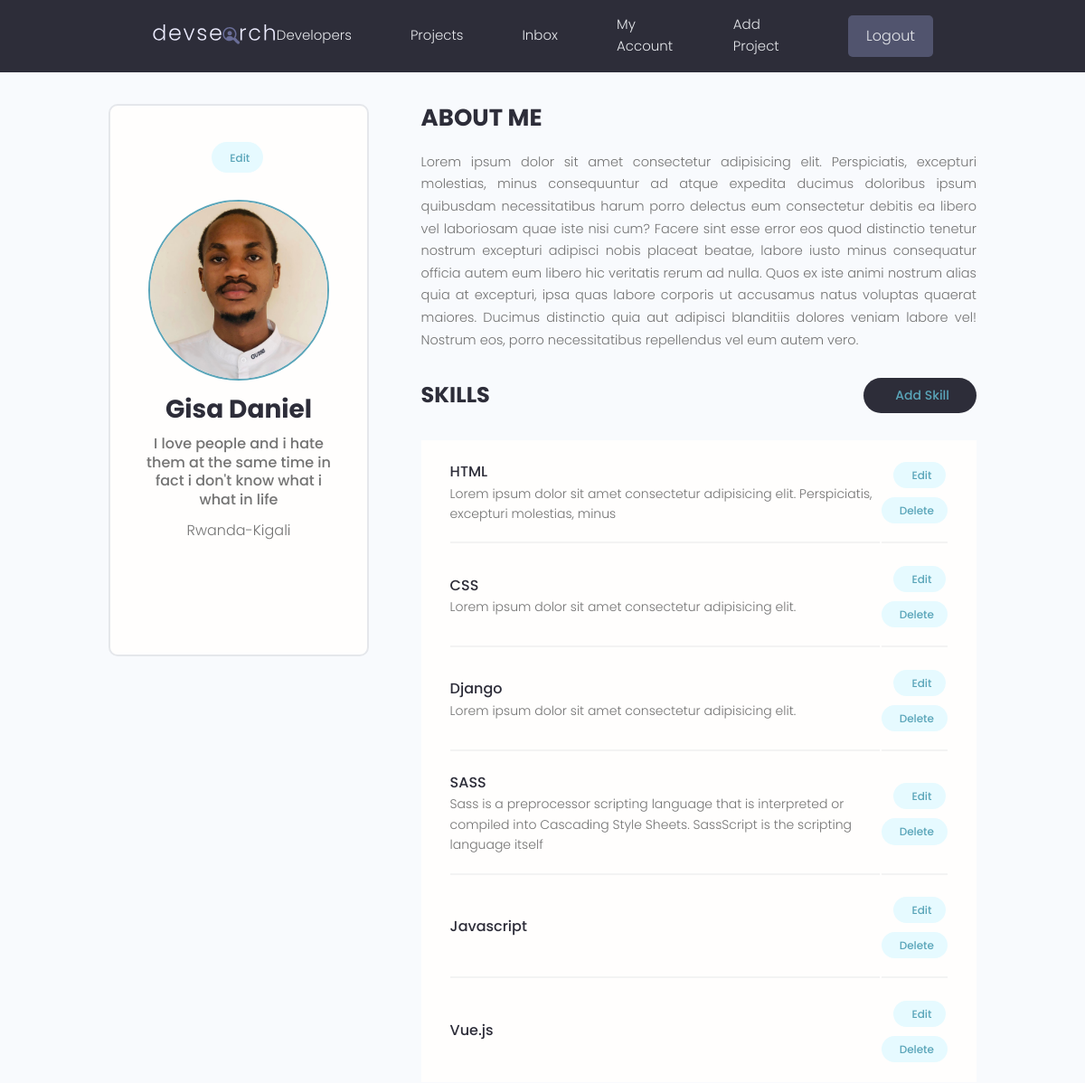
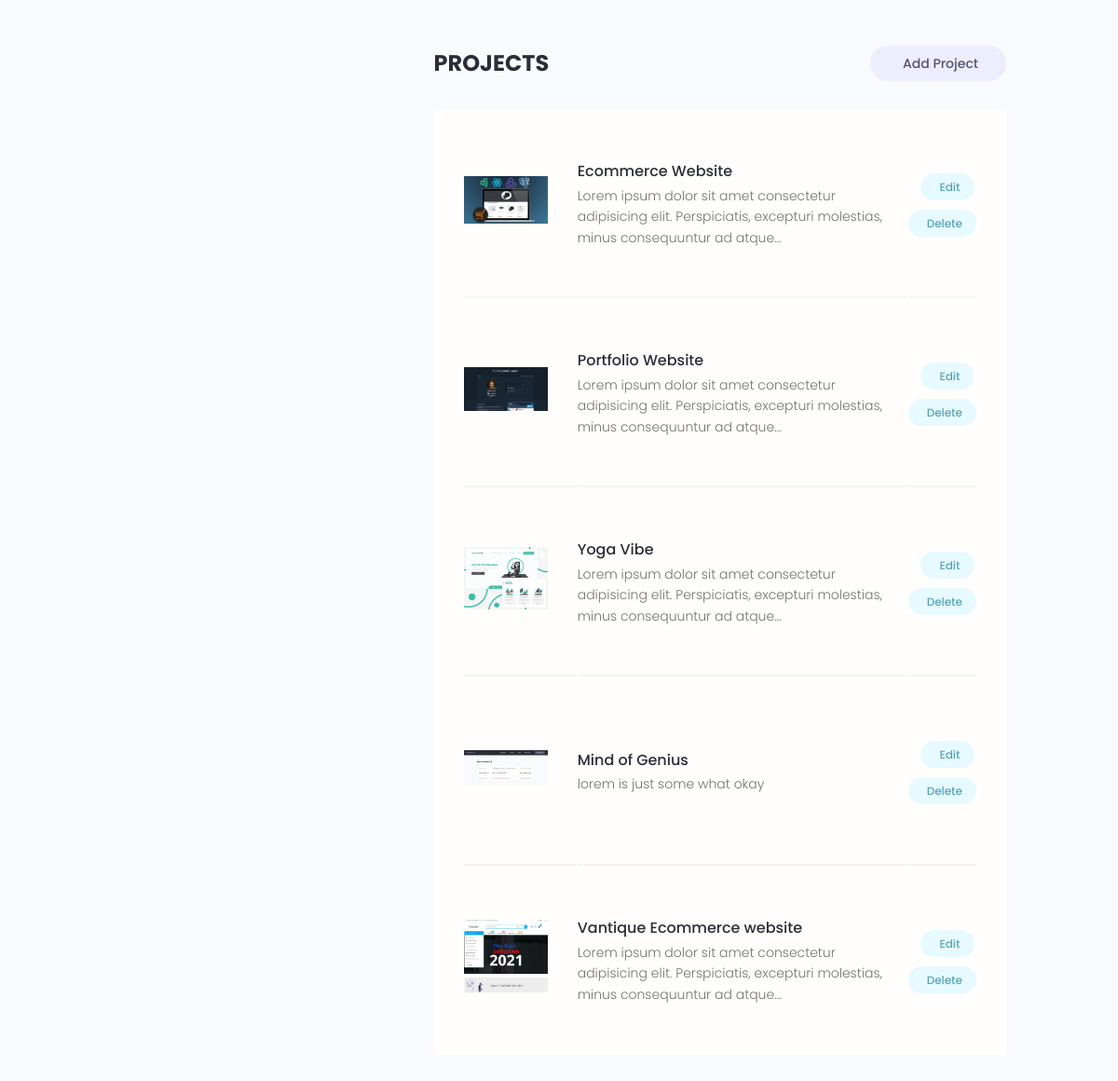
The app's page /account/ (signed in) with its own data (2 pictures, top to bottom).
### users/models.py (models this page shows, shortened)
class Profile(models.Model):
    user = models.OneToOneField(User, on_delete=models.CASCADE, null=True, blank=True)
    first_name = models.CharField(max_length=200, blank=True, null=True)
    last_name = models.CharField(max_length=200, blank=True, null=True)
    username = models.CharField(max_length=200, blank=True, null=True)
    location = models.CharField(max_length=200, blank=True, null=True)
    email = models.EmailField(max_length=400, blank=True, null=True)
    short_intro = models.CharField(max_length=400, blank=True, null=True)
    bio = models.TextField(blank=True, null=True)
    profile_image = models.ImageField(null=True, upload_to='user_profile', default='user_profile/user-default.png')
    social_github = models.CharField(max_length=200, blank=True, null=True)
    social_twitter = models.CharField(max_length=200, blank=True, null=True)
    social_linkedin = models.CharField(max_length=200, blank=True, null=True)
    social_website = models.CharField(max_length=200, blank=True, null=True)
    created = models.DateTimeField(auto_now_add=True)
    id = models.UUIDField(default=uuid.uuid4, unique=True, primary_key=True, editable=False)

class Skill(models.Model):
    owner = models.ForeignKey(Profile, on_delete=models.CASCADE, null=True, blank=True)
    name = models.CharField(max_length=200, blank=True, null=True)
    description = models.TextField(blank=True, null=True)
    created = models.DateTimeField(auto_now_add=True)
    id = models.UUIDField(default=uuid.uuid4, unique=True, primary_key=True, editable=False)
    def __str__(self):
        return str(self.name)

### projects/models.py (models this page shows, shortened)
class Project(models.Model):
    owner = models.ForeignKey(Profile, null=True, blank=True, on_delete=models.SET_NULL)
    title = models.CharField(max_length=200)
    description = models.TextField(null=True, blank=True)
    featured_image = models.ImageField(null=True, default='default.png', blank=True, upload_to='project_images')
    demo_link = models.CharField(max_length=2000, null=True, blank=True)
    source_link = models.CharField(max_length=2000, null=True, blank=True)
    created = models.DateTimeField(auto_now_add=True)
    vote_total = models.IntegerField(default=0, null=True, blank=True)
    vote_ratio = models.IntegerField(default=0, null=True, blank=True)
    id = models.UUIDField(default=uuid.uuid4, unique=True, primary_key=True, editable=False)
    tags = models.ManyToManyField('Tag', blank=True)
    class Meta:
        ordering = ['-vote_ratio', '-vote_total', 'title']

### users/views.py (the view)
# urls.py: path('account/', views.user_account, name='account'),
@login_required(login_url='users:login')
def user_account(request):
    profile = request.user.profile
    context = {'profile': profile}
    return render(request, 'users/account.html', context)

### users/templates/users/account.html (shortened to what this page needs)
{% extends 'base.html' %}
{% block content %}
    <main class="settingsPage profile my-md">
        <div class="container">
            <div class="layout">
                <div class="column column--1of3">
                    <div class="card text-center">
                        <div class="card__body dev">
                            <a class="tag tag--pill tag--main settings__btn" href="{% url 'users:edit_account' %}">
                                Edit</a>
                            <img class="avatar avatar--xl dev__avatar" src="{{ profile.profile_image.url }}"/>
                            <h2 class="dev__name">{{ profile.fist_name }} {{ profile.last_name }}</h2>
                            <p class="dev__title">{{ profile.short_intro }}</p>
                            <p class="dev__location">{{ profile.location }}</p>
                            <ul class="dev__social">
                            </ul>
                        </div>
                    </div>
                </div>
                <div class="column column--2of3">
                    <div class="devInfo">
                        <h3 class="devInfo__title">About Me</h3>
                        <p class="devInfo__about">
                            {{ profile.bio }}
                        </p>
                    </div>
                    <div class="settings">
                        <h3 class="settings__title">Skills</h3>
                        <a class="tag tag--pill tag-- sub settings__btn tag--lg" href="{% url 'users:add_skill' %}">
                            Add Skill</a>
                    </div>
                    <table class="settings__table">
                        {% for skill in profile.skill_set.all %}
                            <tr>
                                <td class="settings__tableInfo">
                                    <h4>{{ skill }}</h4>
                                    <p>
                                        {{ skill.description }}
                                    </p>
                                </td>
                                <td class="settings__tableActions">
                                    <a class="tag tag--pill tag--main settings__btn"
                                       href="{% url 'users:edit_skill' skill.pk %}">
                                        Edit</a>
                                    <a class="tag tag--pill tag--main settings__btn"
                                       href="{% url 'users:delete_skill' skill.pk %}">
                                        Delete</a>
                                </td>
                            </tr>
                        {% endfor %}
                    </table>
                    <div class="settings">
                        <h3 class="settings__title">Projects</h3>
                        <a class="tag tag--pill tag--sub settings__btn tag--lg"
                           href="{% url 'projects:create_project' %}"> Add
                            Project</a>
                    </div>
                    <table class="settings__table">
                        {% for project in profile.project_set.all %}
                            <tr>
                                <td class="settings__thumbnail">
                                    <a href="{% url 'projects:project' project.id %}"><img
                                            src="{{ project.featured_image.url }}" alt="Project Thumbnail"/></a>
                                </td>
                                <td class="settings__tableInfo">
                                    <a href="{% url 'projects:project' project.id %}">{{ project.title }}</a>
                                    <p>
                                        {{ project.description|truncatechars:120 }}
                                    </p>
                                </td>
                                <td class="settings__tableActions">
                                    <a class="tag tag--pill tag--main settings__btn"
                                       href="{% url 'projects:update_project' project.id %}">
                                        Edit</a>
                                    <a class="tag tag--pill tag--main settings__btn"
                                       href="{% url 'projects:delete_project' project.id %}">
                                        Delete</a>
                                </td>
                            </tr>
                        {% endfor %}
                    </table>
                </div>
            </div>
        </div>
    </main>
{% endblock %}

### static/css/app.css (style rules this page uses)
:root { --color-sub: #2d2d39; }
.card { border: 2px solid var(--color-light); }
img { width: 100%; }
.profile .card > .dev { padding: 4rem; }
.dev__avatar { display: block; margin: auto; }
.dev__name { color: var(--color-sub); font-size: 2.8rem; font-weight: 700; margin-top: 1rem; margin-bottom: 0.5rem; }
.dev__title { font-size: 1.6rem; font-weight: 500; line-height: 1.3; }
.dev__location { margin-top: 1rem; }
.dev__social { margin: 3rem 0; list-style: none; display: flex; justify-content: center; gap: 1.5rem; }
.devInfo { margin-bottom: 3rem; }
.devInfo__title, .devInfo__subtitle { font-size: 2.6rem; color: var(--color-sub); text-transform: uppercase; font-weight: 700; margin-bottom: 1.5rem; }
.devInfo__about, .devSkill__info { font-size: 1.45rem; line-height: 1.7; text-align: justify; }
.settingsPage .dev > .settings__btn { display: inline-block; margin-bottom: 3rem; }
.settings { display: flex; justify-content: space-between; align-items: center; }
.settings__title { font-size: 2.4rem; text-transform: uppercase; font-weight: 700; color: var(--color-sub); }
.settings__table { margin-top: 3rem; margin-bottom: 5rem; padding: 0 3rem; background: var(--color-white); }
.settings__table tr { width: 100%; }
.settings__table tr > td { padding: 2rem 0; }
.settings__table tr:not(:last-child) td { border-bottom: 2px solid var(--color-white-light); }
.settings__thumbnail { width: 23%; min-width: 10rem; }
.settings__thumbnail img { padding-right: 3rem; height: 15rem; object-fit: contain; }
.settings__tableInfo { width: 100%; }
.settings__tableInfo h4, .settings__tableInfo a { padding-right: 1rem; width: auto; font-size: 1.6rem; font-weight: 500; color: var(--color-sub); }
.settings__tableInfo p { font-size: 1.4rem; }
.settings__tableActions { text-align: right; }

### static/uikit/styles/modules/_variables.css (style rules this page uses)
:root { --color-main: #5aa5b9; --color-main-light: #e6faff; --color-sub: #3f4156; --color-sub-light: #51546e; --color-sub-lighter: #ededfd; --color-text: #737373; --color-gray: #8b8b8b; --color-light: #e5e7eb; --color-light-gray: #767676; --color-bg: #f8fafd; --color-white: #fffefd; --color-white-light: #f3f3f3; --color-success: #359e64; --color-success-bg: #def8e8; --color-error: #fc4b0b; --color-error-bg: #fff2ee; --font-base: 'Poppins', arial, helvetica, 'Segoe UI', roboto, ubuntu, sans-serif; --font-monospace: 'Fira Code', 'Courier New', courier, monospace; --font-regular: 300; --font-medium: 500; --font-bold: 700; --generic-shadow: 1px 1px 5px #00000010; --generic-transition: all 0.3s ease-in-out; }

### static/uikit/styles/modules/_base.css (style rules this page uses)
* { margin: 0; padding: 0; box-sizing: border-box; text-rendering: optimizeLegibility; color: inherit; font-size: inherit; }
html { font-size: 50%; }
@media only screen and (min-width: 480px) { html { font-size: 56.25%; } }
@media only screen and (min-width: 1200px) { html { font-size: 62.5%; } }
body { line-height: 1.6; font-weight: 400; font-size: 1.5rem; color: var(--color-text); background-color: var(--color-bg); min-height: 100vh; }

### static/uikit/styles/modules/_typography.css (style rules this page uses)
* { font-family: var(--font-base); }
h2 { font-size: 3.6rem; font-weight: var(--font-bold); }
h3 { font-size: 3.2rem; font-weight: var(--font-medium); }
h4 { font-size: 2.8rem; font-weight: var(--font-medium); }
p, span, strong { font-size: 1.6rem; color: var(--color-text); font-weight: var(--font-regular); }
a { padding-bottom: 2px; text-decoration: none; display: inline-block; color: var(--color-main); font-weight: var(--font-medium); }

### static/uikit/styles/modules/_utilities.css (style rules this page uses)
.container { width: 92%; max-width: 165rem; margin: 0 auto; box-sizing: border-box; }
@media screen and (min-width: 1000px) { .container { width: 90%; } }
@media screen and (min-width: 1200px) { .container { width: 80%; } }
.text-center { text-align: center; }
.my-md { margin: 3rem auto; }

### static/uikit/styles/modules/_avatar.css (style rules this page uses)
.avatar { border-radius: 50%; border: 2px solid var(--color-main); object-fit: cover; }
.avatar--xl { height: 20rem; width: 20rem; }

### static/uikit/styles/modules/_card.css (style rules this page uses)
.card { border-radius: 1rem; background-color: var(--color-white); border: 1.5px solid var(--color-light); width: auto; height: auto; margin-top: 0.5rem; margin-bottom: 0.5rem; overflow: hidden; }
.card__body, .card__header { padding: 2rem 2.5rem; }

### static/uikit/styles/modules/_layout.css (style rules this page uses)
.layout { display: flex; flex-flow: row wrap; justify-content: space-between; }
.layout > .column { margin-bottom: 3rem; }
.layout > .column.column--1of3 { flex-basis: 30%; }
.layout > .column.column--2of3 { flex-basis: 64%; }

### records on screen
Profile: profile_image (picture), last_name "Gisa Daniel", short_intro "I love people and i hate them at the same time in fact i don't know what i what in life", location "Rwanda-Kigali", bio "Lorem ipsum dolor sit amet consectetur adipisicing elit. Perspiciatis, excepturi molestias, minus consequuntur ad atque expedita ducimus doloribus ipsum quibusdam necessitatibus harum porro delectus eum consectetur debitis ea libero vel laboriosam quae iste nisi cum? Facere sint esse error eos quod distinctio tenetur nostrum excepturi adipisci nobis placeat beatae, labore iusto minus consequatur officia autem eum libero hic veritatis rerum ad nulla. Quos ex iste animi nostrum alias quia at excepturi, ipsa quas labore corporis ut accusamus natus voluptas quaerat maiores. Ducimus distinctio quia aut adipisci blanditiis dolores veniam labore vel! Nostrum eos, porro necessitatibus repellendus…"
Skill: name "HTML", description "Lorem ipsum dolor sit amet consectetur adipisicing elit. Perspiciatis, excepturi molestias, minus"
Skill: name "CSS", description "Lorem ipsum dolor sit amet consectetur adipisicing elit."
Skill: name "Django", description "Lorem ipsum dolor sit amet consectetur adipisicing elit."
Skill: name "SASS", description "Sass is a preprocessor scripting language that is interpreted or compiled into Cascading Style Sheets. SassScript is the scripting language itself"
Skill: name "Javascript"
Skill: name "Vue.js"
Project: featured_image (picture), title "Ecommerce Website", description "Lorem ipsum dolor sit amet consectetur adipisicing elit. Perspiciatis, excepturi molestias, minus consequuntur ad atque…"
Project: featured_image (picture), title "Portfolio Website", description "Lorem ipsum dolor sit amet consectetur adipisicing elit. Perspiciatis, excepturi molestias, minus consequuntur ad atque…"
Project: featured_image (picture), title "Yoga Vibe", description "Lorem ipsum dolor sit amet consectetur adipisicing elit. Perspiciatis, excepturi molestias, minus consequuntur ad atque…"
Project: featured_image (picture), title "Mind of Genius", description "lorem is just some what okay"
Project: featured_image (picture), title "Vantique Ecommerce website", description "Lorem ipsum dolor sit amet consectetur adipisicing elit. Perspiciatis, excepturi molestias, minus consequuntur ad atque…"
